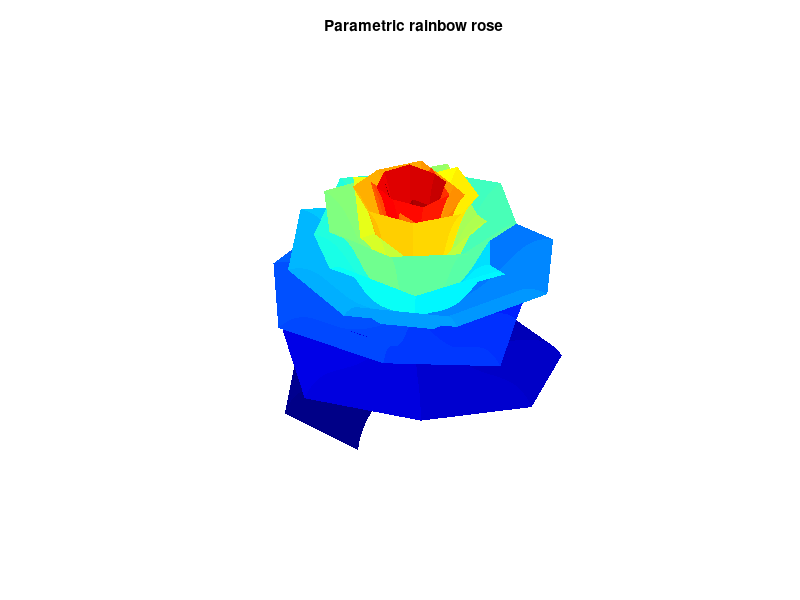

Write MATLAB code to recreate this figure.
%=============================================================================
% Copyright (c) 2026-present Allan CORNET (Nelson)
%=============================================================================
% This file is part of Nelson.
%=============================================================================
% LICENCE_BLOCK_BEGIN
% SPDX-License-Identifier: LGPL-3.0-or-later
% LICENCE_BLOCK_END
%=============================================================================
% Render a parametric rose surface.
pointCount = 80;
radialCoordinates = linspace(0, 1, pointCount);
angularCoordinates = linspace(-2, 20 * pi, pointCount);
[radiusGrid, angleGrid] = meshgrid(radialCoordinates, angularCoordinates);

petalShape = 1 - 0.5 * ((5 / 4) * ...
  (1 - mod(3.6 * angleGrid, 2 * pi) / pi) .^ 2 - 0.25) .^ 2;
decay = 2 * exp(-angleGrid / (8 * pi));
decaySine = sin(decay);
decayCosine = cos(decay);
radialModulation = 1.99 * radiusGrid .^ 2 .* ...
  (1.2 * radiusGrid - 1) .^ 2 .* decaySine;
surfaceRadius = petalShape .* ...
  (radiusGrid .* decaySine + radialModulation .* decayCosine);

x = surfaceRadius .* sin(angleGrid);
y = surfaceRadius .* cos(angleGrid);
z = petalShape .* ...
  (radiusGrid .* decayCosine - radialModulation .* decaySine);

figureHandle = figure('Name', 'Parametric rainbow rose', 'NumberTitle', 'off');
axesHandle = axes('Parent', figureHandle);
surf(axesHandle, x, y, z, angleGrid, 'LineStyle', 'none');
axis(axesHandle, 'equal');
axis(axesHandle, 'off');
colormap(axesHandle, jet(128));
view(axesHandle, 3);
title(axesHandle, 'Parametric rainbow rose', 'Visible', 'on');
%=============================================================================
